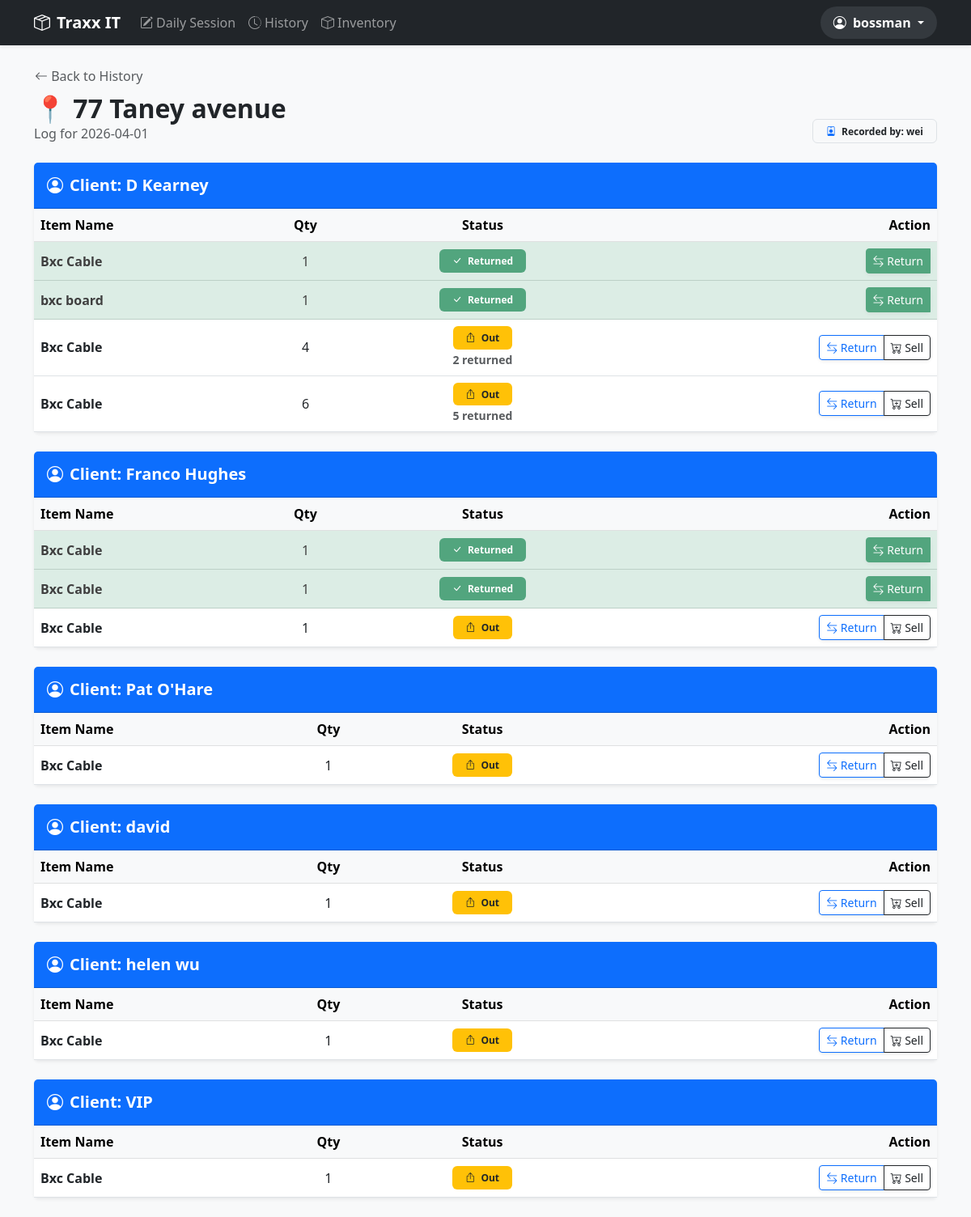
The page /history/2026-04-01/7 (signed in) on the database its author committed.
### models.py (models this page shows)
class User(db.Model):
    id = db.Column(db.Integer, primary_key=True)
    username = db.Column(db.String(80), unique=True, nullable=False)
    password = db.Column(db.String(120), nullable=False)
    role = db.Column(db.String(20), default='staff') # 'boss' or 'staff'
    display_name = db.Column(db.String(100), nullable=True)
    is_active = db.Column(db.Boolean, default=True)
    has_own_inventory = db.Column(db.Boolean, default=True)

class Place(db.Model):
    id = db.Column(db.Integer, primary_key=True)
    name = db.Column(db.String(100), nullable=False)
    is_active = db.Column(db.Boolean, default=True)

class Client(db.Model):
    id = db.Column(db.Integer, primary_key=True)
    name = db.Column(db.String(100), nullable=False)
    is_active = db.Column(db.Boolean, default=True)

class DayRecord(db.Model):
    __tablename__ = 'day_record'
    id = db.Column(db.Integer, primary_key=True)
    timestamp = db.Column(db.DateTime, default=datetime.utcnow)
    item_id = db.Column(db.Integer, db.ForeignKey('item.id'))
    place_id = db.Column(db.Integer, db.ForeignKey('place.id'))
    client_id = db.Column(db.Integer, db.ForeignKey('client.id'))
    user_id = db.Column(db.Integer, db.ForeignKey('user.id'), nullable=False)
    quantity_out = db.Column(db.Integer, nullable=False)
    quantity_returned = db.Column(db.Integer, default=0)
    is_returned = db.Column(db.Boolean, default=False)
    is_sold = db.Column(db.Boolean, default=False)
    item = db.relationship('Item', backref='records')
    place = db.relationship('Place', backref='records')
    client = db.relationship('Client', backref='records')
    author = db.relationship('User', backref='user_records')

class Item(db.Model):
    id = db.Column(db.Integer, primary_key=True)
    name = db.Column(db.String(100), nullable=False)
    quantity = db.Column(db.Integer, default=0)
    user_id = db.Column(db.Integer, db.ForeignKey('user.id'))
    is_active = db.Column(db.Boolean, default=True)

### app.py (the view)
@app.route('/history/<ts>/<int:place_id>')
def session_details(ts, place_id):
    if 'user_id' not in session: return redirect(url_for('login'))
    user = db.session.get(User, session['user_id'])
    place = db.session.get(Place, place_id)
    filters = [
        func.date(DayRecord.timestamp) == ts,
        DayRecord.place_id == place_id
    ]
    records = DayRecord.query.filter(*filters).all()
    if not records:
        flash("No records found or Access Denied.", "warning")
        return redirect(url_for('history'))
    grouped_data = {}
    for r in records:
        r.item_is_archived = not r.item.is_active
        client_name = r.client.name
        if client_name not in grouped_data:
            grouped_data[client_name] = []
        grouped_data[client_name].append(r)
    return render_template('session_details.html',
                           grouped_data=grouped_data,
                           place=place,
                           ts=ts,
                           records=records)

### app.py (called while the page is built)
@app.context_processor
def inject_user():
    if 'user_id' in session:
        user = User.query.get(session['user_id'])
        return dict(current_user=user)
    return dict(current_user=None)

@app.before_request
def check_user_exists():
    if 'user_id' in session:
        user = db.session.get(User, session['user_id'])
        if not user:
            session.clear()
            flash("Session expired or user deleted. Please log in again.", "warning")
            return redirect(url_for('login'))

### templates/session_details.html (shortened to what this page needs)
{% extends "base.html" %}
{% block content %}
<div class="mb-4">
    <a href="{{ url_for('history') }}" class="btn btn-link p-0 text-decoration-none text-muted">
        <i class="bi bi-arrow-left"></i> Back to History
    </a>
    <div class="d-flex justify-content-between align-items-end mt-2">
        <div>
            <h2 class="fw-bold mb-0">📍 {{ place.name }}</h2>
            <p class="text-muted mb-0">Log for {{ ts }}</p>
        </div>
        <div class="text-end">
            <span class="badge bg-light text-dark border px-3 py-2">
                <i class="bi bi-person-badge me-1 text-primary"></i>
                Recorded by: <strong>{{ records[0].author.display_name or records[0].author.username }}</strong>
            </span>
        </div>
    </div>
</div>
{% for client_name, items in grouped_data.items() %}
<div class="card shadow-sm border-0 mb-4">
    <div class="card-header bg-primary text-white py-3">
        <h5 class="mb-0 fw-bold"><i class="bi bi-person-circle me-2"></i>Client: {{ client_name }}</h5>
    </div>
    <div class="table-responsive">
        <table class="table align-middle mb-0">
            <thead class="table-light">
                <tr>
                    <th class="text-nowrap">Item Name</th>
                    <th class="text-center text-nowrap">Qty</th>
                    <th class="text-center text-nowrap">Status</th>
                    <th class="text-end text-nowrap">Action</th>
                </tr>
            </thead>
            <tbody>
                {% for r in items %}
                <tr class="{{ 'table-success opacity-75' if r.is_returned else ('table-dark opacity-50' if r.is_sold else '') }}">
                    <td class="fw-bold">
                        {{ r.item.name }}
                    </td>
                    <td class="text-center">{{ r.quantity_out }}</td>
                    <td class="text-center">
                        {% if r.is_sold %}
                            <span class="badge bg-dark px-3 py-2">
                                <i class="bi bi-cash-stack me-1"></i> Sold
                            </span>
                        {% elif r.is_returned %}
                            <span class="badge bg-success px-3 py-2">
                                <i class="bi bi-check-lg me-1"></i> Returned
                            </span>
                        {% elif r.item_is_archived %}
                            <span class="badge bg-secondary px-3 py-2 text-white">
                                <i class="bi bi-archive-fill me-1"></i> Out (Archived)
                            </span>
                        {% else %}
                            <span class="badge bg-warning text-dark px-3 py-2">
                                <i class="bi bi-box-arrow-up me-1"></i> Out
                            </span>
                        {% endif %}
                        {% if r.quantity_returned > 0 and r.quantity_returned < r.quantity_out %}
                            <br><small class="text-muted fw-bold">{{ r.quantity_returned }} returned</small>
                        {% endif %}
                    </td>
                    <td class="text-end">
                        {% if r.item_is_archived %}
                            <button class="btn btn-sm btn-light border text-muted px-3" disabled>
                                <i class="bi bi-lock-fill"></i> Locked
                            </button>
                        {% else %}
                            <div class="btn-group shadow-sm">
                                {% if not r.is_sold %}
                                    <form action="{{ url_for('toggle_return', record_id=r.id) }}" method="POST" id="form_history_{{ r.id }}" class="m-0 p-0" style="display: inline-block;">
                                        {% if r.is_returned %}
                                            <button type="button" class="btn btn-sm btn-success"
                                                    style="border-top-right-radius: 0; border-bottom-right-radius: 0;"
                                                    onclick="handleReturn('history_{{ r.id }}', {{ r.quantity_returned }}, 'undo')" title="Undo Return">
                                                <i class="bi bi-arrow-left-right"></i> Return
                                            </button>
                                        {% else %}
                                            <button type="button" class="btn btn-sm btn-outline-primary"
                                                    style="border-top-right-radius: 0; border-bottom-right-radius: 0;"
                                                    onclick="handleReturn('history_{{ r.id }}', {{ r.quantity_out - r.quantity_returned }}, 'return')" title="Toggle Return">
                                                <i class="bi bi-arrow-left-right"></i> Return
                                            </button>
                                        {% endif %}
                                    </form>
                                {% endif %}
                                {% if not r.is_returned %}
                                <a href="{{ url_for('toggle_sold', record_id=r.id) }}"
                                   class="btn btn-sm {{ 'btn-dark text-white' if r.is_sold else 'btn-outline-dark' }}"
                                   onclick="return confirm('{{ 'Undo mark as sold?' if r.is_sold else 'Mark this as sold? Inventory will NOT be replenished.' }}')"
                                   title="{{ 'Unmark as Sold' if r.is_sold else 'Mark as Sold' }}">
                                    <i class="bi bi-cart-plus"></i> {{ 'Undo Sold' if r.is_sold else 'Sell' }}
                                </a>
                                {% endif %}
                            </div>
                        {% endif %}
                    </td>
                </tr>
                {% endfor %}
            </tbody>
        </table>
    </div>
</div>
{% endfor %}
{% endblock %}

### templates/base.html (shortened to what this page needs)
<!DOCTYPE html>
<html lang="en">
<head>
    <link href="https://cdn.jsdelivr.net/npm/bootstrap@5.3.0/dist/css/bootstrap.min.css" rel="stylesheet">
    <link rel="stylesheet" href="https://cdn.jsdelivr.net/npm/bootstrap-icons@1.11.0/font/bootstrap-icons.css">
</head>
<body class="bg-light">
    <nav class="navbar navbar-expand-lg navbar-dark bg-dark shadow-sm mb-4">
        <div class="container">
            <a class="navbar-brand fw-bold" href="{{ url_for('index') }}">
                <i class="bi bi-box-seam me-2"></i>Traxx IT
            </a>
            <div class="collapse navbar-collapse" id="navbarNav">
                <ul class="navbar-nav me-auto">
                    <li class="nav-item">
                        <a class="nav-link" href="{{ url_for('record') }}">
                            <i class="bi bi-pencil-square me-1"></i>Daily Session
                        </a>
                    </li>
                    <li class="nav-item">
                        <a class="nav-link" href="{{ url_for('history') }}">
                            <i class="bi bi-clock-history me-1"></i>History
                        </a>
                    </li>
                    <li class="nav-item">
                        <a class="nav-link" href="{{ url_for('inventory') }}">
                            <i class="bi bi-box me-1"></i>Inventory
                        </a>
                    </li>
                </ul>
                <ul class="navbar-nav ms-auto align-items-center">
                    {% if current_user %}
                    <li class="nav-item dropdown">
                        <a class="nav-link dropdown-toggle fw-bold text-white px-3 py-2 rounded-pill bg-secondary bg-opacity-25"
                           href="#" id="userDropdown" role="button" data-bs-toggle="dropdown" aria-expanded="false">
                            <i class="bi bi-person-circle me-1"></i>
                            {{ current_user.display_name or current_user.username }}
                        </a>
                    </li>
                    {% else %}
                    <li class="nav-item">
                        <a class="nav-link" href="{{ url_for('login') }}">Login</a>
                    </li>
                    {% endif %}
                </ul>
            </div>
        </div>
    </nav>
    <div class="container">
        {% block content %}{% endblock %}
    </div>
</body>
</html>

### rows shown on the page
User: display_name+username "bossman"
Place: name "77 Taney avenue"
User: display_name "wei"
Client: name "D Kearney"
DayRecord: item.name "Bxc Cable", quantity_out "1", is_sold False (drawn)
DayRecord: item.name "bxc board", quantity_out "1", is_sold False (drawn)
DayRecord: item.name "Bxc Cable", quantity_out "4", is_returned False (drawn), quantity_returned "2", is_sold "Sell"
DayRecord: item.name "Bxc Cable", quantity_out "6", is_returned False (drawn), quantity_returned "5", is_sold "Sell"
Client: name "Franco Hughes"
DayRecord: item.name "Bxc Cable", quantity_out "1", is_sold False (drawn)
DayRecord: item.name "Bxc Cable", quantity_out "1", is_sold False (drawn)
DayRecord: item.name "Bxc Cable", quantity_out "1", is_returned False (drawn), is_sold "Sell"
Client: name "Pat O'Hare"
DayRecord: item.name "Bxc Cable", quantity_out "1", is_returned False (drawn), is_sold "Sell"
Client: name "david"
DayRecord: item.name "Bxc Cable", quantity_out "1", is_returned False (drawn), is_sold "Sell"
Client: name "helen wu"
DayRecord: item.name "Bxc Cable", quantity_out "1", is_returned False (drawn), is_sold "Sell"
Client: name "VIP"
DayRecord: item.name "Bxc Cable", quantity_out "1", is_returned False (drawn), is_sold "Sell"

### other values the page prints
{{ ts }} "2026-04-01"
